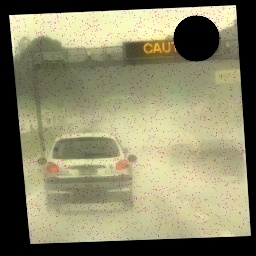
#> input picture cleaned_img.jpg, 256 x 256 px
$ python preprocess.py .
#> lines starting #> are read from the running program, lines starting #| are printed output that depends on the picture; after the words box and inside, x2 and y2 are one past the last pixel; in counts of white or black regions, pixels touching at a corner belong together
#> in process_images, image is the input picture: shape (256, 256, 3); mean B, G, R 103.8, 134.4, 137.8
#!/usr/bin/env python
import os
import cv2
import numpy as np
import argparse

def denoise_image(image):
    """
    Applies OpenCV's fastNlMeansDenoisingColored to remove noise from a color image.

    Parameters:
      image : Input color image (BGR) as a NumPy array.

    Returns:
      denoised : The denoised image.
    """
    # Convert to YCrCb color space
    ycrcb = cv2.cvtColor(image, cv2.COLOR_BGR2YCrCb)
#> ycrcb: shape (256, 256, 3); mean of channels 0, 1, 2 131.9, 132.2, 112.1
    y, cr, cb = cv2.split(ycrcb)
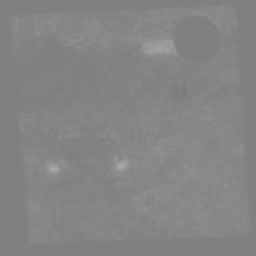
#> cr: shape (256, 256); min 122, max 170, mean 132.2
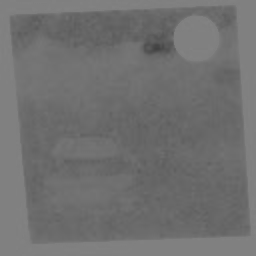
#> cb: shape (256, 256); min 65, max 131, mean 112.1

    # Denoise the color channels (targeting color noise)
    denoised_cr = cv2.fastNlMeansDenoising(cr, None, h=10, templateWindowSize=7, searchWindowSize=21)
    denoised_cb = cv2.fastNlMeansDenoising(cb, None, h=10, templateWindowSize=7, searchWindowSize=21)

    # Keep luminance channel as is to preserve details
    denoised_y = y

    # Merge channels back together and convert to BGR
    denoised_ycrcb = cv2.merge((denoised_y, denoised_cr, denoised_cb))
#> denoised_ycrcb: shape (256, 256, 3); mean of channels 0, 1, 2 131.9, 132.2, 112.1
    denoised_bgr = cv2.cvtColor(denoised_ycrcb, cv2.COLOR_YCrCb2BGR)

    denoised_bgr = cv2.medianBlur(denoised_bgr, 3)
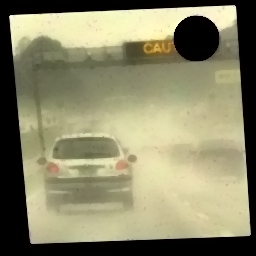
#> denoised_bgr: shape (256, 256, 3); mean B, G, R 105.1, 135.6, 138.9

    return denoised_bgr

def order_points(pts):
    """
    Orders four points in the following order: top-left, top-right, bottom-right, bottom-left.

    Parameters:
      pts: A NumPy array of shape (4,2).

    Returns:
      rect: A NumPy array of shape (4,2) with points ordered as above.
    """
    rect = np.zeros((4, 2), dtype="float32")
    s = pts.sum(axis=1)
    rect[0] = pts[np.argmin(s)]
    rect[2] = pts[np.argmax(s)]

    diff = np.diff(pts, axis=1)
    rect[1] = pts[np.argmin(diff)]
    rect[3] = pts[np.argmax(diff)]

    return rect

def detect_document_corners(image, area_threshold_ratio=0.3):
    """
    Detects the four corners of the document in the image using a robust approach.

    Steps:
      1. Convert to grayscale and apply Gaussian blur.
      2. Use Canny edge detection.
      3. Dilate the edges to close gaps.
      4. Find external contours and sort them by area.
      5. For each large contour (above a given area threshold), approximate the contour with a polygon.
         - If the approximation has 4 points, return these points.
         - Otherwise, try the convex hull and re‑approximate.
         - If that still does not yield 4 points, use the minimum area rectangle as a fallback.

    Parameters:
      image               : Input color image (BGR).
      area_threshold_ratio: Minimum ratio of the image area for a candidate contour.

    Returns:
      A NumPy array of shape (4,2) with the corner points, or None if not found.
    """
#> called with area_threshold_ratio = 0.3
    gray = cv2.cvtColor(image, cv2.COLOR_BGR2GRAY)
    blurred = cv2.GaussianBlur(gray, (5, 5), 0)
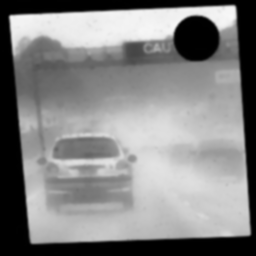
#> blurred: shape (256, 256); min 0, max 247, mean 133.1
    edges = cv2.Canny(blurred, 50, 150)
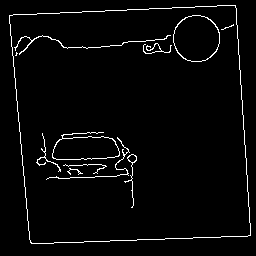
#> edges: shape (256, 256); 3.1% white in thin lines or dots, all inside (x1, y1, x2, y2) = (9, 5, 251, 244)

    kernel = np.ones((5, 5), np.uint8)
    dilated = cv2.dilate(edges, kernel, iterations=1)
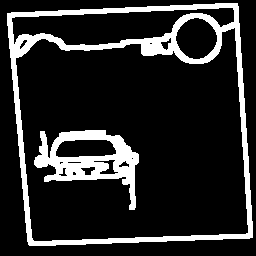
#> dilated: shape (256, 256); 15.9% white; 2 white regions

    contours, _ = cv2.findContours(dilated.copy(), cv2.RETR_EXTERNAL, cv2.CHAIN_APPROX_SIMPLE)
#> contours = 1 contour; box (x1, y1, x2, y2) and area: (7, 3, 253, 246) 53468
    if not contours:
        return None
    contours = sorted(contours, key=cv2.contourArea, reverse=True)
    img_area = image.shape[0] * image.shape[1]
#> img_area = 65536
    min_area = area_threshold_ratio * img_area
#> min_area = 19660.8

    for cnt in contours:
        if cv2.contourArea(cnt) < min_area:
            continue
        peri = cv2.arcLength(cnt, True)
        approx = cv2.approxPolyDP(cnt, 0.02 * peri, True)
        if len(approx) == 4:
            return approx.reshape(4, 2)
        else:
            hull = cv2.convexHull(cnt)
            peri = cv2.arcLength(hull, True)
            approx = cv2.approxPolyDP(hull, 0.02 * peri, True)
            if len(approx) == 4:
                return approx.reshape(4, 2)
            else:
                rect = cv2.minAreaRect(cnt)
                box = cv2.boxPoints(rect)
                box = np.array(box, dtype=np.int32)
                return box.reshape(4, 2)
#> this loop made 1 pass
#> in process_images, `pts = detect_document_corners(denoised_image)`: pts = [[237, 3], [7, 13], [29, 245], [252, 237]]
    return None

def fallback_detect_document_corners(image, area_threshold_ratio=0.3):
    """
    Fallback method: Uses adaptive thresholding (instead of Canny) to generate a mask,
    then finds contours from that mask.
    """
    gray = cv2.cvtColor(image, cv2.COLOR_BGR2GRAY)
    # Adaptive thresholding with inversion so that the document appears white.
    adaptive_thresh = cv2.adaptiveThreshold(gray, 255, cv2.ADAPTIVE_THRESH_GAUSSIAN_C,
                                              cv2.THRESH_BINARY_INV, 11, 2)
    kernel = np.ones((3, 3), np.uint8)
    adaptive_thresh = cv2.dilate(adaptive_thresh, kernel, iterations=1)
    contours, _ = cv2.findContours(adaptive_thresh.copy(), cv2.RETR_EXTERNAL, cv2.CHAIN_APPROX_SIMPLE)
    if not contours:
        return None
    contours = sorted(contours, key=cv2.contourArea, reverse=True)
    img_area = image.shape[0] * image.shape[1]
    min_area = area_threshold_ratio * img_area

    for cnt in contours:
        if cv2.contourArea(cnt) < min_area:
            continue
        peri = cv2.arcLength(cnt, True)
        approx = cv2.approxPolyDP(cnt, 0.02 * peri, True)
        if len(approx) == 4:
            return approx.reshape(4, 2)
        else:
            hull = cv2.convexHull(cnt)
            peri = cv2.arcLength(hull, True)
            approx = cv2.approxPolyDP(hull, 0.02 * peri, True)
            if len(approx) == 4:
                return approx.reshape(4, 2)
            else:
                rect = cv2.minAreaRect(cnt)
                box = cv2.boxPoints(rect)
                box = np.array(box, dtype=np.int32)
                return box.reshape(4, 2)
    return None

def correct_perspective(image, pts):
    """
    Applies a perspective transformation to the image using the provided corner points.

    Parameters:
      image: Input image (BGR).
      pts  : A NumPy array of shape (4,2) representing the corner points.

    Returns:
      warped: The perspective-corrected (unwarped) image.
    """
    rect = order_points(pts)
#> in order_points, `s = pts.sum(axis=1)`: s = [240, 20, 274, 489]
#> in order_points, `diff = np.diff(pts, axis=1)`: diff = [-234, 6, 216, -15]
#> rect = [[7, 13], [237, 3], [252, 237], [29, 245]]
    (tl, tr, br, bl) = rect
#> tl = [7, 13]; tr = [237, 3]; br = [252, 237]; bl = [29, 245]

    # Compute the width of the new image
    widthA = np.sqrt(((br[0] - bl[0]) ** 2) + ((br[1] - bl[1]) ** 2))
#> widthA = 223.1
    widthB = np.sqrt(((tr[0] - tl[0]) ** 2) + ((tr[1] - tl[1]) ** 2))
#> widthB = 230.2
    maxWidth = max(int(widthA), int(widthB))
#> maxWidth = 230

    # Compute the height of the new image
    heightA = np.sqrt(((tr[0] - br[0]) ** 2) + ((tr[1] - br[1]) ** 2))
#> heightA = 234.5
    heightB = np.sqrt(((tl[0] - bl[0]) ** 2) + ((tl[1] - bl[1]) ** 2))
#> heightB = 233
    maxHeight = max(int(heightA), int(heightB))
#> maxHeight = 234

    # Destination points for the perspective transform
    dst = np.array([
        [0, 0],
        [maxWidth - 1, 0],
        [maxWidth - 1, maxHeight - 1],
        [0, maxHeight - 1]], dtype="float32")
#> dst = [[0, 0], [229, 0], [229, 233], [0, 233]]

    # Compute the perspective transform matrix and apply it
    M = cv2.getPerspectiveTransform(rect, dst)
#> M = [[0.997, -0.0946, -5.75], [0.0421, 0.968, -12.88], [2.67e-05, -0.000136, 1]]
    warped = cv2.warpPerspective(image, M, (maxWidth, maxHeight))
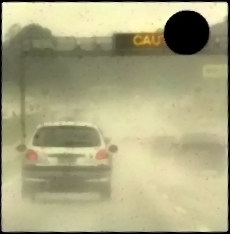
#> warped: shape (234, 230, 3); mean B, G, R 129.2, 166.7, 170.6

    return warped

def process_images(input_dir, output_dir="Results"):
    """
    Processes all images in the input directory by applying perspective correction.
    Saves the processed images to the 'Results' directory using the same filenames.
    """
    # Create the output directory if it does not exist.
    if not os.path.exists(output_dir):
        os.makedirs(output_dir)

    # Supported image extensions.
    valid_extensions = ('.jpg', '.jpeg', '.png')
    image_files = [f for f in os.listdir(input_dir) if f.lower().endswith(valid_extensions)]

    if not image_files:
        print(f"No valid images found in directory: {input_dir}")
        return

    for filename in image_files:
        input_path = os.path.join(input_dir, filename)
        image = cv2.imread(input_path)

        if image is None:
            print(f"Warning: Could not read image {filename}. Skipping...")
            continue

        # Apply noise removal.
        denoised_image = denoise_image(image)

        # Detect document corners.
        pts = detect_document_corners(denoised_image)
        if pts is None:
            print(f"Warning: Could not detect document corners in {filename}. Skipping...")
            continue

        # Apply perspective correction using the detected corners.
        processed_image = correct_perspective(denoised_image, pts)

        # Save the processed image using the same filename.
        output_path = os.path.join(output_dir, filename)
        cv2.imwrite(output_path, processed_image)
        print(f"Processed and saved: {output_path}")
#> pass 2 of the loop in process_images, `for filename in image_files:`:
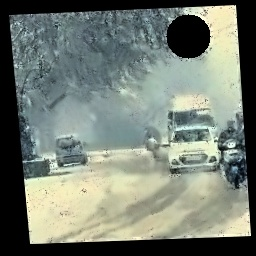
#> input picture denoised_nlm.jpg, 256 x 256 px
#> in process_images, image is the input picture: shape (256, 256, 3); mean B, G, R 115.7, 126.2, 117.8
#> ycrcb: shape (256, 256, 3); mean of channels 0, 1, 2 122.5, 124.7, 124.2
#> denoised_ycrcb: shape (256, 256, 3); mean of channels 0, 1, 2 122.5, 124.7, 124.2
#> in detect_document_corners (call 2), `edges = cv2.Canny(blurred, 50, 150)`:
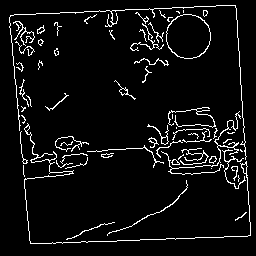
#> edges: shape (256, 256); 6% white in thin lines or dots, all inside (x1, y1, x2, y2) = (9, 5, 251, 244)
#> dilated: shape (256, 256); 28.6% white; 8 white regions
#> contours = 1 contour; box (x1, y1, x2, y2) and area: (7, 3, 253, 246) 53518
#> the loop in detect_document_corners, `for cnt in contours:` made 1 pass
#> pts = [[237, 3], [8, 13], [28, 245], [252, 237]]
#> rect = [[8, 13], [237, 3], [252, 237], [28, 245]]
#> tl = [8, 13]; bl = [28, 245]
#> widthA = 224.1
#> widthB = 229.2
#> maxWidth = 229
#> heightB = 232.9
#> dst = [[0, 0], [228, 0], [228, 233], [0, 233]]
#> M = [[0.999, -0.0861, -6.87], [0.0427, 0.977, -13.04], [2.98e-05, -9.87e-05, 1]]
#> in correct_perspective (call 2), `warped = cv2.warpPerspective(image, M, (maxWidth, maxHeight))`:
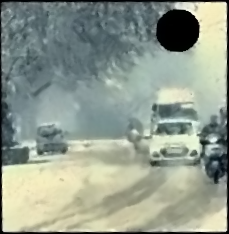
#> warped: shape (234, 229, 3); mean B, G, R 142.5, 155.4, 145.4

def main():
    parser = argparse.ArgumentParser(
        description="Process images by correcting perspective distortion using corner detection "
                    "via goodFeaturesToTrack combined with a convex hull method to approximate document corners."
    )
    parser.add_argument("input_dir", help="Directory containing images to process.")
    args = parser.parse_args()

    process_images(args.input_dir)

if __name__ == "__main__":
    main()
